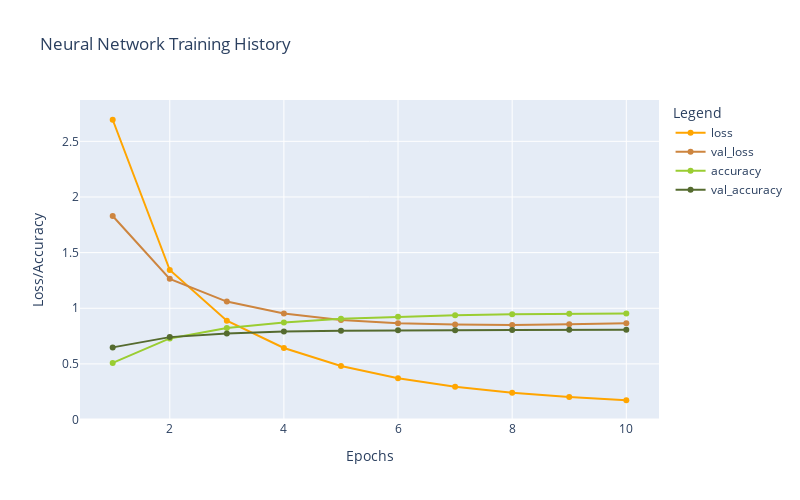

Notebook code cell kept with this figure:
### Code cell
plot_history(historyA)

### Figure 1 — Plotly figure (JSON) as saved in the notebook; plotly's stock layout.template omitted (floating-point values rounded to 4 significant figures)
{"data": [{"hovertemplate": "Legend=loss<br>Epochs=%{x}<br>Loss/Accuracy=%{y}<extra></extra>", "legendgroup": "loss", "line": {"color": "orange", "dash": "solid"}, "marker": {"symbol": "circle"}, "mode": "lines+markers", "name": "loss", "orientation": "v", "showlegend": true, "type": "scatter", "x": [1, 2, 3, 4, 5, 6, 7, 8, 9, 10], "xaxis": "x", "y": [2.694, 1.344, 0.8878, 0.6432, 0.4812, 0.3721, 0.2958, 0.2413, 0.2021, 0.1737], "yaxis": "y"}, {"hovertemplate": "Legend=val_loss<br>Epochs=%{x}<br>Loss/Accuracy=%{y}<extra></extra>", "legendgroup": "val_loss", "line": {"color": "peru", "dash": "solid"}, "marker": {"symbol": "circle"}, "mode": "lines+markers", "name": "val_loss", "orientation": "v", "showlegend": true, "type": "scatter", "x": [1, 2, 3, 4, 5, 6, 7, 8, 9, 10], "xaxis": "x", "y": [1.829, 1.265, 1.06, 0.9527, 0.8949, 0.8645, 0.8547, 0.8499, 0.8574, 0.8655], "yaxis": "y"}, {"hovertemplate": "Legend=accuracy<br>Epochs=%{x}<br>Loss/Accuracy=%{y}<extra></extra>", "legendgroup": "accuracy", "line": {"color": "yellowgreen", "dash": "solid"}, "marker": {"symbol": "circle"}, "mode": "lines+markers", "name": "accuracy", "orientation": "v", "showlegend": true, "type": "scatter", "x": [1, 2, 3, 4, 5, 6, 7, 8, 9, 10], "xaxis": "x", "y": [0.5089, 0.7291, 0.8223, 0.8713, 0.907, 0.9243, 0.9364, 0.9453, 0.9506, 0.9526], "yaxis": "y"}, {"hovertemplate": "Legend=val_accuracy<br>Epochs=%{x}<br>Loss/Accuracy=%{y}<extra></extra>", "legendgroup": "val_accuracy", "line": {"color": "darkolivegreen", "dash": "solid"}, "marker": {"symbol": "circle"}, "mode": "lines+markers", "name": "val_accuracy", "orientation": "v", "showlegend": true, "type": "scatter", "x": [1, 2, 3, 4, 5, 6, 7, 8, 9, 10], "xaxis": "x", "y": [0.6487, 0.7409, 0.7738, 0.7912, 0.7979, 0.8037, 0.8032, 0.8041, 0.8068, 0.8072], "yaxis": "y"}], "layout": {"height": 500, "legend": {"title": {"text": "Legend"}, "tracegroupgap": 0}, "title": {"text": "Neural Network Training History"}, "width": 800, "xaxis": {"anchor": "y", "domain": [0, 1], "title": {"text": "Epochs"}}, "yaxis": {"anchor": "x", "domain": [0, 1], "title": {"text": "Loss/Accuracy"}}}}
